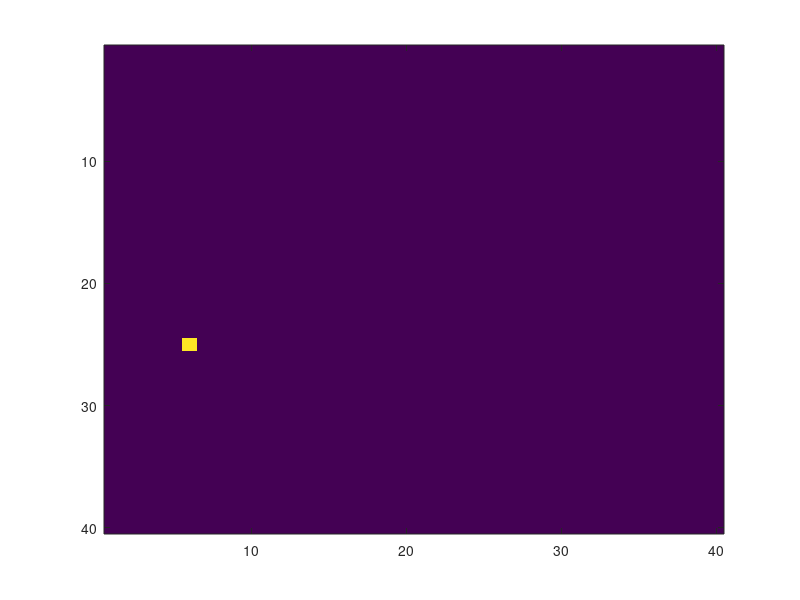

Here is the MATLAB script that generated this plot: (Note: this script raises an error after producing the figure.)
%Snake game;
function snake ()

%Generate size of the 'playing field'.
max_x = 40;
max_y = 40;
grid = zeros(max_x,max_y);

%Starting position.
x = 25;
y = 6;
grid(x,y) = 50;

length = 1;     %length of snake
positionX = zeros(length);  %  array holds all the coordinates
positionY = zeros(length);  %  of the snake's body elements
positionX(1) = x;
positionY(1) = y;

%Position of the food.
x_f = x;
y_f = y;
getNewFood()

justGotFoodFlag = 0;
gameover = 0;

h_fig = figure;

set(h_fig,'menubar','none');
       
% ADJUST THE SIZE AND POSITION HERE IF DESIRED.
%set(h_fig,'position',[724 46 200 200]);

set(h_fig,'CurrentObject',imagesc(grid));
set(h_fig,'KeyPressFcn',@keyPress);

    %Called for any key press.
    function keyPress (~,evt)
        youGottaMove(evt.Key);
        
        while(~gameover)
            pause(0.1);
            youGottaMove(evt.Key);
        end
    end
   
    %Called after a keypress or after timedelay
    function youGottaMove(mov)
        makeMovement(mov);
        
        if ~gameover    
            checkBody();
            if ~gameover
                justGotFoodFlag = 0;

                grid(positionX(1),positionY(1)) = 0;

                if (length~=1)
                    for i = 1:length-1
                        positionX(i) = positionX(i+1);
                        positionY(i) = positionY(i+1);
                    end
                end

                positionX(length) = x;
                positionY(length) = y;

                checkPosEqFood()

                grid(x,y) = 1;
                set(h_fig,'CurrentObject',imagesc(grid));
            end
        end
    end
    
    %Moves the position of the snake in direction of 'mov' (key)
    function makeMovement(mov)
        tmp = 1;
        while tmp
            switch(mov)
                case 'downarrow'
                    if (x==max_x)
                        gameOver();
                        break;
                    end
                    x=x+1;
                case 'uparrow'
                    if (x==1)
                        gameOver();
                        break;
                    end
                    x=x-1;
                case 'rightarrow'
                    if (y==max_y)
                        gameOver();
                        break;
                    end
                    y=y+1;
                case 'leftarrow'
                    if (y==1)
                        gameOver();
                        break;
                    end
                    y=y-1;
            end
        tmp = 0;    
        end
    end

    %Checks if new position is part of snake's body
    function checkBody() 
        if (length~=1)
            for i=1:length-justGotFoodFlag
                if (x==positionX(i))&&(y==positionY(i))
                    gameOver();
                    break;
                end
            end
        end
        
    end

    %Check if you've reached the food
    function checkPosEqFood() 
        if (x==x_f)&&(y==y_f)
            length = length + 1;
            positionX(length) = x;
            positionY(length) = y;
            getNewFood();
            justGotFoodFlag = 1;
        end
    end

    %Create new food element
    function getNewFood()
        flag = 1;
        while (flag)
                x_f = randi(max_x);
                y_f = randi(max_y);
                flag = 0;
                for i = 1:length
                    if (x_f==positionX(i))&&(y_f==positionY(i))
                        flag=1;
                    end
                end
        end
        grid(x_f,y_f) = 0.22;
    end

    function doNothing(~,~)
    end

    %Closes things up.
    function gameOver()
       set(h_fig,'KeyPressFcn',@doNothing);
       grid(:,:) = 0.2;
       set(h_fig,'CurrentObject',imagesc(grid));
       pause(1);
       close (h_fig);
       disp('Game over, you suck!');
       gameover = 1;
    end

end
